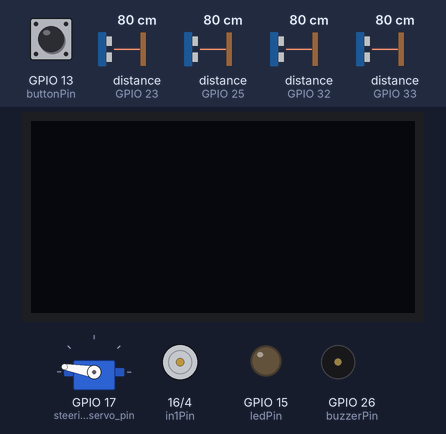
Recording of a sketch running on a simulated ESP32. Parts: servo, 128×64 one-colour display, motor-driver pin pairs drawn as motors (green arrow = first pin HIGH = forward, orange = second pin HIGH = backward, longer = more drive, scaled by the enable pin), output pins drawn as LEDs (lit = HIGH), buzzer (waves = sounding, pin HIGH). Dashed ring = blinking. Inputs (shaded band) come from the test bench; at power-on: GPIO 13 (buttonPin) HIGH, distance to the obstacle (sensors on GPIO 23, GPIO 25, GPIO 32, GPIO 33) 80 cm. EEPROM starts erased.

Above: at 5.2 s.
5.3 s: GPIO 13 (buttonPin) pulled LOW for 0.15 s
At 6.6 s:
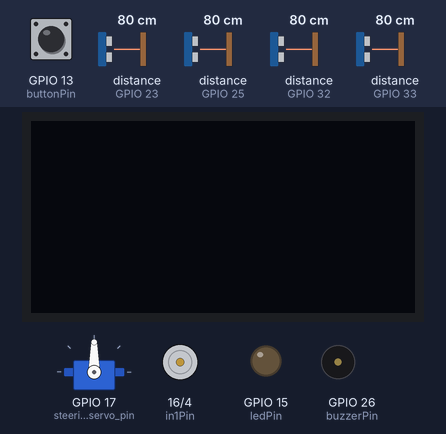
6.9 s: GPIO 13 (buttonPin) pulled LOW for 1 s
At 7.8 s:
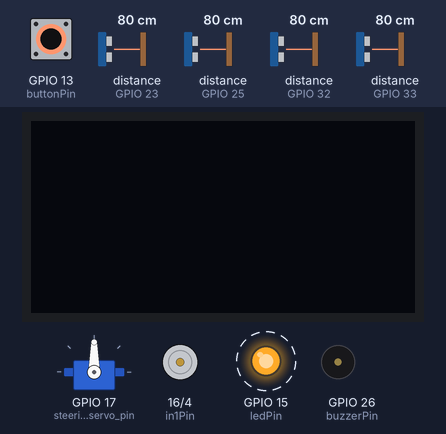
Timing chart, 0 to 9.9 s (numbered marks = the images above; inputs shaded):
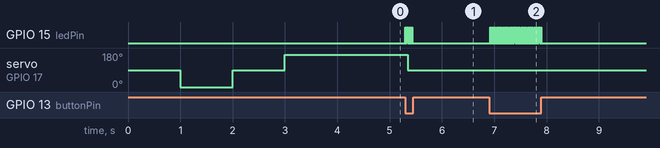

Measured:
- after the input at 5.3 s, GPIO 15 (ledPin): alternates HIGH for 0.01 s and LOW for 0.02 s, 10 changes in all, then stays LOW, starting at once; servo on GPIO 17 (steering_servo_pin): 170° → 90° at once
- after the input at 6.9 s, GPIO 15 (ledPin): alternates HIGH for 0.01 s and LOW for 0.02 s, 64 changes in all, then stays LOW, starting at once

The sketch:

esp32codes.ino
```cpp
#include <Preferences.h>
#include "motors.h"
#include "button.h"
#include "servo_motor.h"
#include "sonar.h"
#include "display.h"

Preferences preferences;
double Kp = 0;
double Kd = 0;
int debugPrint = 0;  //Whether we want to print all the variables to the OLED display.

int target_total_lines = 24;
bool stopped = false;  // Add a flag to mark stopped state


void setup() {
  // put your setup code here, to run once:
  Serial.begin(115200);
  preferences.begin("wrobot", false);
  Kp = preferences.getDouble("Kp", 0);
  Kd = preferences.getDouble("Kd", 0);
  debugPrint = preferences.getInt("dP", 0);  //dP = debugPrint
  forwardSpeed = preferences.getInt("speed", 0);

  pinMode(ledPin, OUTPUT);
  pinMode(buttonPin, INPUT_PULLUP);
  pinMode(button2Pin, INPUT_PULLUP);
  pinMode(buzzerPin, OUTPUT);
  digitalWrite(buzzerPin, LOW);

  ESP32PWM::allocateTimer(0);
  steering_servo.setPeriodHertz(50);                     // standard 50 hz servo
  steering_servo.attach(steering_servo_pin, 500, 2400);  // attaches the servo on pin 18 to the servo object
  steering_servo.write(midAngle);
  delay(1000);
  steering_servo.write(rightAngle);
  delay(1000);
  steering_servo.write(midAngle);
  delay(1000);
  steering_servo.write(leftAngle);
  delay(1000);


  ledcSetup(LEDC_CHANNEL, 1000, 8);     // Set LEDC channel, frequency, and resolution
  ledcAttachPin(pwmPin, LEDC_CHANNEL);  // Attach the GPIO pin to the LEDC channel
  pinMode(in1Pin, OUTPUT);
  pinMode(in2Pin, OUTPUT);

  display.begin(SSD1306_SWITCHCAPVCC, 0x3C);
  display.setTextColor(1);
  display.setTextSize(1);
  display.clearDisplay();
}

double value = 0;     // Stores the difference between the left and right readings.
double setpoint = 0;  //The amount of difference in reading of the two ultrasonic sensor we want.
double error = 0;     // The difference between value and setpoint.
double lastError = 0;

int setPoint = 0;  //Setpoint for the difference between the readings of the left and right sonar.


void loop() {
  static String serialBuffer = "";
  static int blueLines = 0;
  static int orangeLines = 0;
  static int totalLines = 0;
  char incoming;

  while (Serial.available()) {  // Read all available chars immediately
    incoming = Serial.read();
    if (incoming != '\n') {
      serialBuffer += incoming;
    } else {
      // Full line received
      Serial.print("Received: ");
      Serial.println(serialBuffer);

      int blueIndex = serialBuffer.indexOf("\"BlueLinesPassed\":");
      int orangeIndex = serialBuffer.indexOf("\"OrangeLinesPassed\":");
      int totalIndex = serialBuffer.indexOf("\"TotalLinesPassed\":");

      if (blueIndex != -1 && orangeIndex != -1 && totalIndex != -1) {
        int blueEnd = serialBuffer.indexOf(",", blueIndex);
        int orangeEnd = serialBuffer.indexOf(",", orangeIndex);
        int totalEnd = serialBuffer.indexOf("}", totalIndex);

        int blueColon = serialBuffer.indexOf(":", blueIndex);
        int orangeColon = serialBuffer.indexOf(":", orangeIndex);
        int totalColon = serialBuffer.indexOf(":", totalIndex);

        String blueStr = serialBuffer.substring(blueColon + 1, blueEnd);
        String orangeStr = serialBuffer.substring(orangeColon + 1, orangeEnd);
        String totalStr = serialBuffer.substring(totalColon + 1, totalEnd);

        blueStr.trim();
        orangeStr.trim();
        totalStr.trim();

        blueLines = blueStr.toInt();
        orangeLines = orangeStr.toInt();
        totalLines = totalStr.toInt();

        if (totalLines >= target_total_lines && !stopped) {
          stopped = true;  // Set stopped flag
          goForward(0);    // Stop the motor immediately
          steering_servo.write(midAngle);
          Serial.println("Stopped immediately due to totalLines reached.");
        }
      }
      serialBuffer = "";
    }
  }

  checkButton();

  // If stopped, skip motor control
  if (stopped) {
    // Just update display if debugPrint enabled
    if (debugPrint == 1) {
      display.clearDisplay();
      display.setCursor(0, 0);
      display.print("Stopped!");
      display.print(" Blue: ");
      display.println(blueLines);
      display.print(" Orange: ");
      display.println(orangeLines);
      display.print(" Total: ");
      display.println(totalLines);
      display.display();
    }
    return;  // skip rest of the loop
  }

  int frontDistance = middleSonar.ping_cm();
  int leftDistance = leftSonar.ping_cm();
  int rightDistance = rightSonar.ping_cm();
  int backDistance = backSonar.ping_cm();

  if (leftDistance == 0) leftDistance = 100;
  if (rightDistance == 0) rightDistance = 100;

  value = leftDistance - rightDistance;
  error = value - setpoint;
  double PIDangle = error * Kp + (error - lastError) * Kd;
  lastError = error;

  if (debugPrint == 1) {
    display.clearDisplay();
    display.setCursor(0, 0);
    display.print("Blue: ");
    display.println(blueLines);
    display.print("Orange: ");
    display.println(orangeLines);
    display.print("Total: ");
    display.println(totalLines);
    display.print("data: ");
    display.println(incoming);

    display.print("ang = ");
    display.println(int(PIDangle));
    display.print("Kp: ");
    display.println(Kp);
    display.print("Kd: ");
    display.println(Kd);
    display.print("speed: ");
    display.println(forwardSpeed);
    display.display();
  }

  if (gameStarted == 1) {
    int steer_angle = midAngle;
    if (PIDangle > 0) {
      steer_angle = midAngle + min(halfAngleRange, PIDangle);
    } else {
      steer_angle = midAngle - min(halfAngleRange, abs(PIDangle));
    }
    steering_servo.write(steer_angle);
  }
}
```

button.h
```cpp
#define buttonPin 13
#define button2Pin 19  //Not used yet
#define ledPin    15
#define buzzerPin 26
byte gameStarted = 0;

void checkButton()
{
  if (digitalRead(buttonPin) == LOW) {
    digitalWrite(ledPin, HIGH);
    delay(10); //debounce delay
    if(gameStarted==1)
    {
      goForward(0);
      gameStarted = 0;
    } else {
      goForward(forwardSpeed);
      gameStarted = 1;
    }
    digitalWrite(ledPin, LOW);
  }
}
```

display.h
```cpp
#include <SPI.h>
#include <Wire.h>
#include <Adafruit_GFX.h>
#include <Adafruit_SSD1306.h>

Adafruit_SSD1306 display(128, 64, &Wire, -1);
```

motors.h
```cpp
// Pin definitions
#define pwmPin 2 // PWM pin for motor speed
#define in1Pin 16 // Direction control
#define in2Pin 4 // Direction control
#define LEDC_CHANNEL 6 // LEDC channel to use

int forwardSpeed = 200; // Out of 255


void goForward(int speed)
{
    digitalWrite(in1Pin, LOW);
    digitalWrite(in2Pin, HIGH);
    ledcWrite(LEDC_CHANNEL, speed);
}
```

servo_motor.h
```cpp
#include <ESP32Servo.h>

Servo steering_servo;

#define steering_servo_pin 17
// #define rightAngle 25
// #define midAngle 70
// #define leftAngle 115

#define rightAngle 0
#define midAngle 90
#define leftAngle 170
double halfAngleRange = 45;
```

sonar.h
```cpp
#include <NewPing.h>
///////////////////////////////////////////////////////////////////////// ---------------------------------------------------------------------------
// Example NewPing library sketch that pings 3 sensors 20 times a second.
// ---------------------------------------------------------------------------

#define MAX_DISTANCE 100 // Maximum distance (in cm) to ping.
#define frontDistanceThreshold 65 //cm

NewPing middleSonar = NewPing(33, 33, MAX_DISTANCE);
NewPing leftSonar = NewPing(32, 32, MAX_DISTANCE);
NewPing rightSonar = NewPing(23, 23, MAX_DISTANCE);
NewPing backSonar = NewPing(25, 25, MAX_DISTANCE);

#define IRpin 36
```
